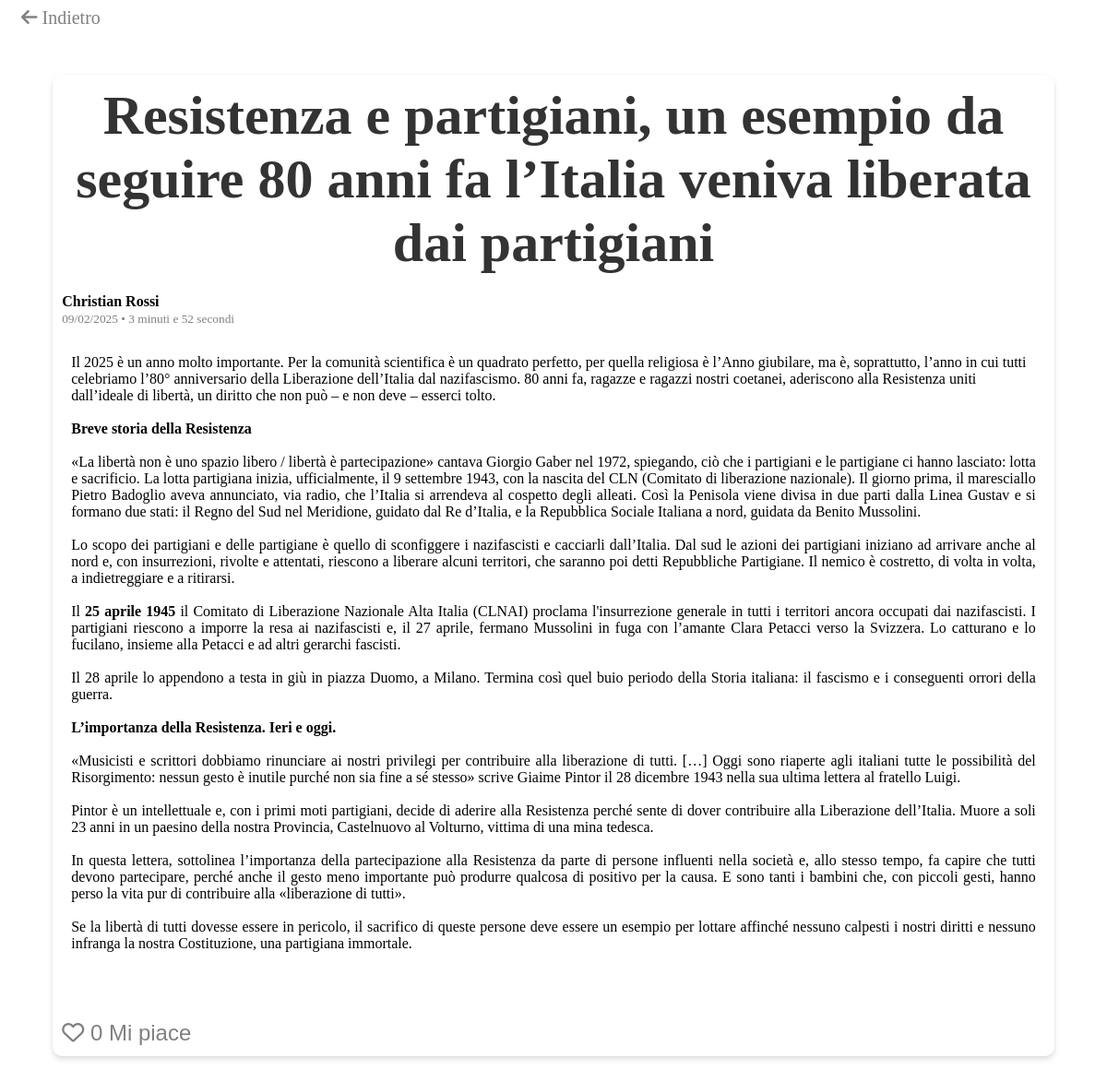
The app's page /11/ with its own data.
### articoli/models.py (models this page shows, shortened)
class Articolo(models.Model):
    titolo = models.CharField(max_length=200)
    id = models.AutoField(primary_key=True)
    contenuto = RichTextUploadingField()
    descrizione_breve = RichTextUploadingField()
    autore = models.CharField(max_length=100)
    data_pubblicazione = models.DateTimeField(auto_now_add=True)
    immagine = models.ImageField(upload_to="articoli/", blank=True, null=True)
    like = models.IntegerField(default=0)
    class Meta:
        verbose_name = "Articolo"
        verbose_name_plural = "Articoli"
        ordering = ["-data_pubblicazione"]

### articoli/views.py (the view)
# urls.py: path("<int:pk>/", views.dettaglio_articolo, name="dettaglio_articolo"),
def dettaglio_articolo(request, pk):
    articolo = get_object_or_404(Articolo, pk=pk)
    previous_page = request.session.get("previous_page", "/articoli/")
    return render(
        request,
        "dettaglio_articolo.html",
        {"articolo": articolo, "previous_page": previous_page},
    )

### articoli/templatetags/custom_filters.py (called while the page is built)
@register.filter
def conta(value, multiplier=0.4):
    count = 1
    count = count + int(len(value.split()) * multiplier)
    print(count)
    if count < 60:
        return f"{count} secondi"
    else:
        a = count % 60
        if a > 1:
            return f"{int(count/60)} minuti e {a-1} secondi"
        else:
            return f"{int(count/60)} minuti"

### articoli/templates/dettaglio_articolo.html (shortened to what this page needs)
<!DOCTYPE html>
<html lang="it">
<head>
    {% load static %}
    <link href="https://cdnjs.cloudflare.com/ajax/libs/font-awesome/6.5.1/css/all.min.css" rel="stylesheet">
    <link rel="stylesheet" href="{% static 'css/ckeditor_custom.css' %}">
</head>
<body>
    <div class="navbar">
        <a href="{{ previous_page }}" class="indietro"><i class="fa-solid fa-arrow-left"></i>&nbsp;Indietro</a>
    </div>
    <div class="card">
        <h1>{{ articolo.titolo |safe}}</h1>
        <div style="margin-top: 20px; margin-bottom: 20px;">
            <p class="autore">{{ articolo.autore }}</p>
            {% load custom_filters %}
            <p><small class="info">{{ articolo.data_pubblicazione|date:"d/m/Y" }} • {{ articolo.contenuto|conta }}
                </small></p>
        </div>
        <div style="padding: 10px;">
            {{ articolo.contenuto |safe}}
        </div>
        <div>
            <p>
            <form action="{% url 'like' articolo.pk %}"> <button id="btn-mi-piace" data-articolo-id="{{ articolo.id }}"
                    type="submit">
                    <i class="far fa-heart"></i> {{ articolo.like }}
                    Mi piace
                </button></form>
            </p>
        </div>
    </div>
</body>
</html>

### static/css/ckeditor_custom.css (style rules this page uses)
p { margin-top: 0px; margin-bottom: 0px; }

### articoli/templates/dettaglio_articolo.html (style rules this page uses)
#btn-mi-piace { color: grey; border: 0px; background-color: transparent; }
.card { width: 90%; padding: 10px; margin: 50px auto; background-color: white; border-radius: 10px; box-shadow: 0 4px 6px rgba(0, 0, 0, 0.1), 0 1px 3px rgba(0, 0, 0, 0.06); transition: transform 0.2s ease-in-out, box-shadow 0.2s ease-in-out; }
.card h1 { text-align: center; margin: 0; font-size: 5vw; color: #333; }
.autore { font-weight: bold; }
.info { color: grey; }
#btn-mi-piace { padding-top: 10px; padding-left: 0px; margin-left: 0px; font-size: 2vw; }
.indietro { color: gray; font-size: 20px; padding-left: 15px; padding-bottom: 0px; text-decoration: none; }

### records on screen
Articolo: titolo "Resistenza e partigiani, un esempio da seguire 80 anni fa l’Italia veniva liberata dai partigiani", autore "Christian Rossi", data_pubblicazione "09/02/2025", contenuto|conta "3 minuti e 52 secondi", contenuto "Il 2025 è un anno molto importante. Per la comunità scientifica è un quadrato perfetto, per quella religiosa è l’Anno giubilare, ma è, soprattutto, l’anno in cui tutti celebriamo l’80° anniversario della Liberazione dell’Italia dal nazifascismo. 80 anni fa, ragazze e ragazzi nostri coetanei, aderiscono alla Resistenza uniti dall’ideale di libertà, un diritto che non può – e non deve – esserci tolto. Breve storia della Resistenza «La libertà non è uno spazio libero / libertà è partecipazione» cantava Giorgio Gaber nel 1972, spiegando, ciò che i partigiani e le partigiane ci hanno lasciato: lotta e sacrificio. La lotta partigiana inizia, ufficialmente, il 9 settembre 1943, con la nascita del…", like "0"
